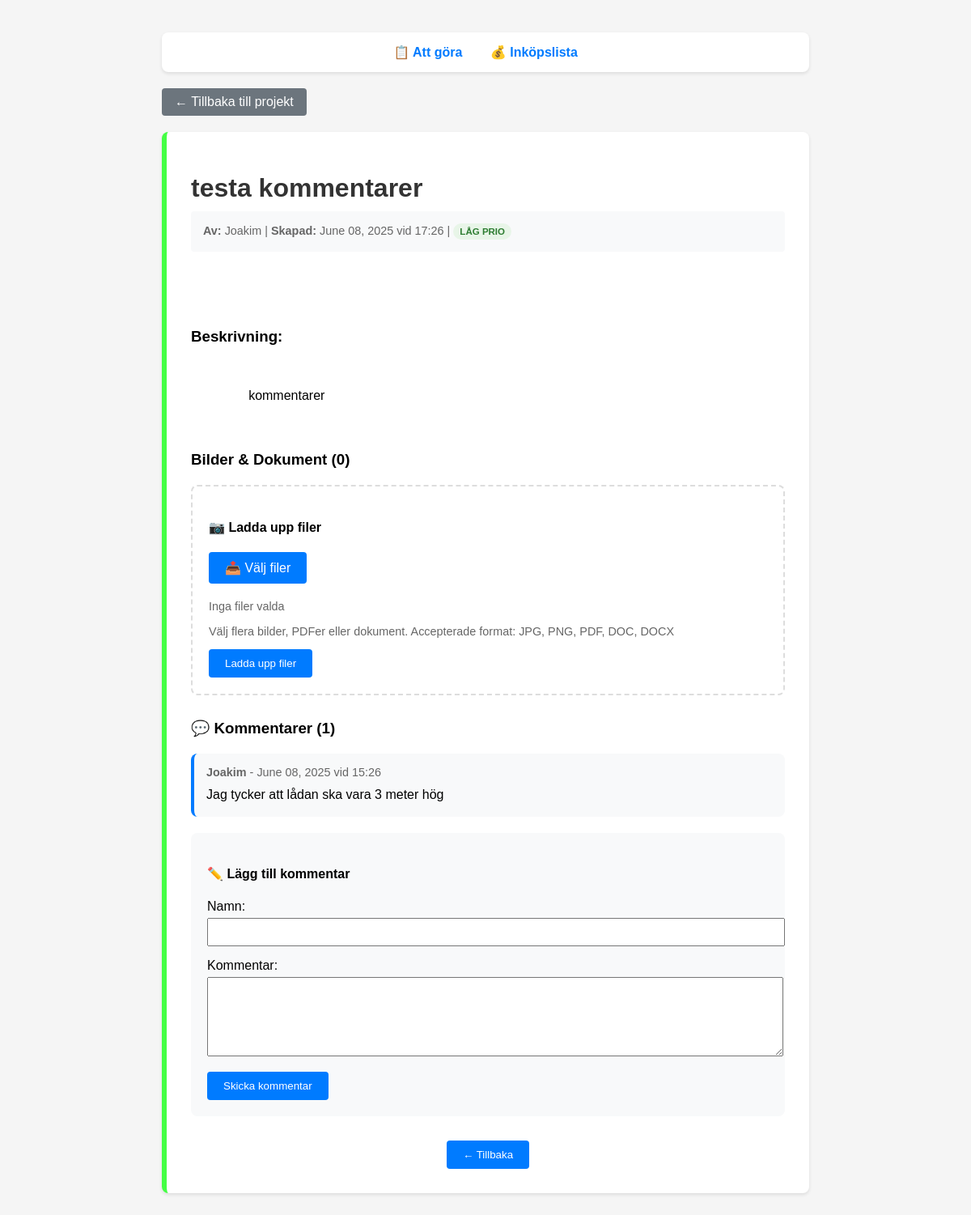
Page /todo/3 on the committed database.
### app/models.py (models this page shows)
class Todo(Base):
    __tablename__ = "todos"
    id = Column(Integer, primary_key=True, index=True)
    title = Column(String, index=True)
    description = Column(Text)
    author = Column(String)
    priority = Column(String, default="medium")
    created_at = Column(DateTime, default=swedish_now)
    images = relationship("TodoImage", back_populates="todo", cascade="all, delete-orphan")
    comments = relationship("Comment", back_populates="todo", cascade="all, delete-orphan")

class Comment(Base):
    __tablename__ = "comments"
    id = Column(Integer, primary_key=True, index=True)
    todo_id = Column(Integer, ForeignKey("todos.id"))
    author = Column(String)
    content = Column(Text)
    created_at = Column(DateTime, default=datetime.utcnow)
    todo = relationship("Todo", back_populates="comments")

### app/routers/todos.py (the view)
@router.get("/todo/{todo_id}")
async def get_todo_detail(todo_id: int, request: Request, db: Session = Depends(get_db)):
    todo = db.query(Todo).filter(Todo.id == todo_id).first()
    if not todo:
        raise HTTPException(status_code=404, detail="Todo not found")
    return templates.TemplateResponse("todo_detail.html", {
        "request": request,
        "todo": todo
    })

### templates/todo_detail.html (shortened to what this page needs)
<!DOCTYPE html>
<html>
<head>
</head>
<body>
    <div class="container">
        <div class="nav">
            <a href="/">📋 Att göra</a>
            <a href="/shopping">💰 Inköpslista</a>
        </div>
        <a href="/" class="back-btn">← Tillbaka till projekt</a>
        <div class="detail-card priority-{{ todo.priority }}">
            <h1>{{ todo.title }}</h1>
            <div class="meta">
                <strong>Av:</strong> {{ todo.author }} |
                <strong>Skapad:</strong> {{ todo.created_at.strftime('%B %d, %Y vid %H:%M') }} |
                <span class="priority-badge priority-{{ todo.priority }}-badge">
                    {% set priority_translations = {'high': 'hög', 'medium': 'medel', 'low': 'låg'} %}
                    {{ priority_translations[todo.priority] }} prio
                </span>
            </div>
            <div class="description">
                <h3>Beskrivning:</h3>
                {{ todo.description }}
            </div>
            <div class="images-section">
                <h3>Bilder & Dokument ({{ todo.images|length }})</h3>
                <div class="image-upload">
                    <h4>📷 Ladda upp filer</h4>
                    <form action="/api/todos/{{ todo.id }}/images" method="post" enctype="multipart/form-data">
                        <div class="file-input">
                            <label for="file-input" class="btn" style="display: inline-block; cursor: pointer; margin-bottom: 10px;">
                                📤 Välj filer
                            </label>
                            <div id="file-info" style="font-size: 0.9em; color: #666; margin: 10px 0;">
                                Inga filer valda
                            </div>
                        </div>
                        <p style="font-size: 0.9em; color: #666;">
                            Välj flera bilder, PDFer eller dokument. Accepterade format: JPG, PNG, PDF, DOC, DOCX
                        </p>
                        <button type="submit" class="btn">Ladda upp filer</button>
                    </form>
                </div>
            </div>
            <div class="comments-section">
                <h3>💬 Kommentarer ({{ todo.comments|length }})</h3>
                {% if todo.comments %}
                <div class="comments-list">
                    {% for comment in todo.comments %}
                    <div class="comment">
                        <div class="comment-meta">
                            <strong>{{ comment.author }}</strong> - {{ comment.created_at.strftime('%B %d, %Y vid %H:%M') }}
                        </div>
                        <div class="comment-content">{{ comment.content }}</div>
                    </div>
                    {% endfor %}
                </div>
                {% endif %}
                <div class="add-comment">
                    <h4>✏️ Lägg till kommentar</h4>
                    <form action="/api/todos/{{ todo.id }}/comments" method="post">
                        <div style="margin-bottom: 15px;">
                            <label for="author">Namn:</label>
                            <input type="text" name="author" required style="width: 100%; padding: 8px; margin-top: 5px;">
                        </div>
                        <div style="margin-bottom: 15px;">
                            <label for="content">Kommentar:</label>
                            <textarea name="content" required style="width: 100%; height: 80px; padding: 8px; margin-top: 5px;"></textarea>
                        </div>
                        <button type="submit" class="btn">Skicka kommentar</button>
                    </form>
                </div>
            </div>
            <div style="margin-top: 30px; text-align: center;">
                <button class="btn" onclick="window.history.back()">← Tillbaka</button>
            </div>
        </div>
    </div>
</body>
</html>

### templates/todo_detail.html (style rules this page uses)
body { font-family: Arial, sans-serif; margin: 40px; background: #f5f5f5; }
.container { max-width: 800px; margin: 0 auto; }
.nav { background: white; padding: 15px; border-radius: 8px; margin-bottom: 20px; box-shadow: 0 2px 4px rgba(0,0,0,0.1); text-align: center; }
.nav a { margin: 0 15px; text-decoration: none; color: #007bff; font-weight: bold; }
.detail-card { background: white; padding: 30px; border-radius: 8px; box-shadow: 0 2px 4px rgba(0,0,0,0.1); }
.priority-low { border-left: 6px solid #44ff44; }
.meta { color: #666; font-size: 0.9em; margin-bottom: 20px; padding: 15px; background: #f8f9fa; border-radius: 4px; }
.description { line-height: 1.6; margin: 20px 0; white-space: pre-wrap; }
.back-btn { display: inline-block; margin-bottom: 20px; padding: 8px 16px; background: #6c757d; color: white; text-decoration: none; border-radius: 4px; }
.priority-badge { display: inline-block; padding: 4px 8px; border-radius: 12px; font-size: 0.8em; font-weight: bold; text-transform: uppercase; }
.priority-low-badge { background: #e8f5e8; color: #2e7d32; }
.images-section { margin-top: 30px; }
.image-upload { margin: 20px 0; padding: 20px; border: 2px dashed #ddd; border-radius: 8px; }
.btn { background: #007bff; color: white; padding: 10px 20px; border: none; border-radius: 4px; cursor: pointer; }
.file-input { margin: 10px 0; }
.comments-section { margin-top: 30px; }
.comments-list { margin: 20px 0; }
.comment { background: #f8f9fa; padding: 15px; margin: 10px 0; border-radius: 8px; border-left: 4px solid #007bff; }
.comment-meta { font-size: 0.9em; color: #666; margin-bottom: 8px; }
.comment-content { line-height: 1.5; white-space: pre-wrap; }
.add-comment { background: #f8f9fa; padding: 20px; border-radius: 8px; margin-top: 20px; }
h1 { color: #333; margin-bottom: 10px; }

### rows in the picture
Todo: title "testa kommentarer", author "Joakim", created_at "June 08, 2025 vid 17:26", priority "LÅG", description "kommentarer"
Comment: author "Joakim", created_at "June 08, 2025 vid 15:26", content "Jag tycker att lådan ska vara 3 meter hög"

### other values in the picture
{{ todo.images|length }} "0"
{{ todo.comments|length }} "1"
